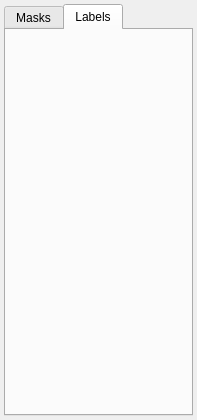
<?xml version="1.0" encoding="UTF-8"?>
<ui version="4.0">
 <class>QmitkImageMaskingWidgetControls</class>
 <widget class="QWidget" name="QmitkImageMaskingWidgetControls">
  <property name="geometry">
   <rect>
    <x>0</x>
    <y>0</y>
    <width>197</width>
    <height>420</height>
   </rect>
  </property>
  <layout class="QVBoxLayout" name="verticalLayout_4">
   <property name="spacing">
    <number>2</number>
   </property>
   <property name="margin">
    <number>4</number>
   </property>
   <item>
    <widget class="QTabWidget" name="tabWidget">
     <property name="currentIndex">
      <number>1</number>
     </property>
     <widget class="QWidget" name="m_tbMasks">
      <attribute name="title">
       <string>Masks</string>
      </attribute>
      <layout class="QVBoxLayout" name="verticalLayout">
       <property name="spacing">
        <number>3</number>
       </property>
       <property name="margin">
        <number>4</number>
       </property>
       <item>
        <widget class="QmitkDataSelectionWidget" name="dataSelectionWidget" native="true">
         <property name="minimumSize">
          <size>
           <width>0</width>
           <height>10</height>
          </size>
         </property>
        </widget>
       </item>
       <item>
        <widget class="QGroupBox" name="groupBox">
         <property name="title">
          <string>Masking Mode</string>
         </property>
         <layout class="QVBoxLayout" name="verticalLayout_2">
          <item>
           <widget class="QRadioButton" name="rbMaskImage">
            <property name="text">
             <string>Image Masking</string>
            </property>
            <property name="checked">
             <bool>true</bool>
            </property>
           </widget>
          </item>
          <item>
           <widget class="QRadioButton" name="rbMaskSurface">
            <property name="text">
             <string>Surface Masking</string>
            </property>
           </widget>
          </item>
         </layout>
        </widget>
       </item>
       <item>
        <widget class="QPushButton" name="btnMaskImage">
         <property name="text">
          <string>Mask</string>
         </property>
        </widget>
       </item>
       <item>
        <widget class="QCheckBox" name="m_chkMakeOutputBinary">
         <property name="text">
          <string>make output binary</string>
         </property>
        </widget>
       </item>
       <item>
        <widget class="QCheckBox" name="m_chkOverwriteForeground">
         <property name="text">
          <string>overwrite foreground</string>
         </property>
        </widget>
       </item>
       <item>
        <widget class="QCheckBox" name="m_chkOverwriteBackground">
         <property name="text">
          <string>overwrite background</string>
         </property>
        </widget>
       </item>
       <item>
        <layout class="QHBoxLayout" name="horizontalLayout_2">
         <item>
          <widget class="QLabel" name="label_2">
           <property name="text">
            <string>Background Value: </string>
           </property>
          </widget>
         </item>
         <item>
          <spacer name="horizontalSpacer_2">
           <property name="orientation">
            <enum>Qt::Horizontal</enum>
           </property>
           <property name="sizeHint" stdset="0">
            <size>
             <width>40</width>
             <height>20</height>
            </size>
           </property>
          </spacer>
         </item>
         <item>
          <widget class="QLineEdit" name="m_leBackgroundValue">
           <property name="minimumSize">
            <size>
             <width>50</width>
             <height>0</height>
            </size>
           </property>
           <property name="maximumSize">
            <size>
             <width>50</width>
             <height>16777215</height>
            </size>
           </property>
           <property name="text">
            <string>0.0</string>
           </property>
           <property name="alignment">
            <set>Qt::AlignRight|Qt::AlignTrailing|Qt::AlignVCenter</set>
           </property>
          </widget>
         </item>
        </layout>
       </item>
       <item>
        <layout class="QHBoxLayout" name="horizontalLayout">
         <item>
          <widget class="QLabel" name="label">
           <property name="text">
            <string>Foreground Value: </string>
           </property>
          </widget>
         </item>
         <item>
          <spacer name="horizontalSpacer">
           <property name="orientation">
            <enum>Qt::Horizontal</enum>
           </property>
           <property name="sizeHint" stdset="0">
            <size>
             <width>40</width>
             <height>20</height>
            </size>
           </property>
          </spacer>
         </item>
         <item>
          <widget class="QLineEdit" name="m_leForegroundValue">
           <property name="minimumSize">
            <size>
             <width>50</width>
             <height>0</height>
            </size>
           </property>
           <property name="maximumSize">
            <size>
             <width>50</width>
             <height>16777215</height>
            </size>
           </property>
           <property name="text">
            <string>1.0</string>
           </property>
           <property name="alignment">
            <set>Qt::AlignRight|Qt::AlignTrailing|Qt::AlignVCenter</set>
           </property>
          </widget>
         </item>
        </layout>
       </item>
       <item>
        <spacer name="verticalSpacer">
         <property name="orientation">
          <enum>Qt::Vertical</enum>
         </property>
         <property name="sizeHint" stdset="0">
          <size>
           <width>20</width>
           <height>8</height>
          </size>
         </property>
        </spacer>
       </item>
      </layout>
     </widget>
     <widget class="QWidget" name="m_tbLabels">
      <attribute name="title">
       <string>Labels</string>
      </attribute>
      <layout class="QVBoxLayout" name="verticalLayout_3">
       <property name="spacing">
        <number>3</number>
       </property>
       <property name="margin">
        <number>4</number>
       </property>
       <item>
        <widget class="QmitkLabelSetWidget" name="m_LabelSetWidget" native="true">
         <property name="sizePolicy">
          <sizepolicy hsizetype="Preferred" vsizetype="MinimumExpanding">
           <horstretch>0</horstretch>
           <verstretch>0</verstretch>
          </sizepolicy>
         </property>
         <property name="minimumSize">
          <size>
           <width>0</width>
           <height>50</height>
          </size>
         </property>
        </widget>
       </item>
       <item>
        <widget class="QmitkMaskStampWidget" name="m_MaskStampWidget" native="true"/>
       </item>
       <item>
        <spacer name="verticalSpacer_2">
         <property name="orientation">
          <enum>Qt::Vertical</enum>
         </property>
         <property name="sizeHint" stdset="0">
          <size>
           <width>20</width>
           <height>113</height>
          </size>
         </property>
        </spacer>
       </item>
      </layout>
     </widget>
    </widget>
   </item>
  </layout>
 </widget>
 <customwidgets>
  <customwidget>
   <class>QmitkDataSelectionWidget</class>
   <extends>QWidget</extends>
   <header>internal/Common/QmitkDataSelectionWidget.h</header>
  </customwidget>
  <customwidget>
   <class>QmitkLabelSetWidget</class>
   <extends>QWidget</extends>
   <header location="global">Qmitk/QmitkLabelSetWidget.h</header>
   <container>1</container>
  </customwidget>
  <customwidget>
   <class>QmitkMaskStampWidget</class>
   <extends>QWidget</extends>
   <header>QmitkMaskStampWidget.h</header>
   <container>1</container>
  </customwidget>
 </customwidgets>
 <resources/>
 <connections/>
</ui>
